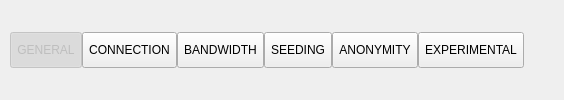
           <widget class="TabButtonPanel" name="settings_tab" native="true">
            <property name="sizePolicy">
             <sizepolicy hsizetype="Preferred" vsizetype="Preferred">
              <horstretch>0</horstretch>
              <verstretch>0</verstretch>
             </sizepolicy>
            </property>
            <property name="minimumSize">
             <size>
              <width>0</width>
              <height>0</height>
             </size>
            </property>
            <property name="styleSheet">
             <string notr="true"/>
            </property>
            <layout class="QHBoxLayout" name="horizontalLayout_9">
             <property name="spacing">
              <number>0</number>
             </property>
             <property name="leftMargin">
              <number>0</number>
             </property>
             <property name="topMargin">
              <number>0</number>
             </property>
             <property name="rightMargin">
              <number>0</number>
             </property>
             <property name="bottomMargin">
              <number>0</number>
             </property>
             <item>
              <spacer name="horizontalSpacer_11">
               <property name="orientation">
                <enum>Qt::Horizontal</enum>
               </property>
               <property name="sizeType">
                <enum>QSizePolicy::Fixed</enum>
               </property>
               <property name="sizeHint" stdset="0">
                <size>
                 <width>10</width>
                 <height>20</height>
                </size>
               </property>
              </spacer>
             </item>
             <item>
              <widget class="UnderlineTabButton" name="settings_general_button">
               <property name="enabled">
                <bool>false</bool>
               </property>
               <property name="sizePolicy">
                <sizepolicy hsizetype="Minimum" vsizetype="Fixed">
                 <horstretch>0</horstretch>
                 <verstretch>0</verstretch>
                </sizepolicy>
               </property>
               <property name="minimumSize">
                <size>
                 <width>0</width>
                 <height>36</height>
                </size>
               </property>
               <property name="maximumSize">
                <size>
                 <width>16777215</width>
                 <height>36</height>
                </size>
               </property>
               <property name="cursor">
                <cursorShape>PointingHandCursor</cursorShape>
               </property>
               <property name="styleSheet">
                <string notr="true"/>
               </property>
               <property name="text">
                <string>GENERAL</string>
               </property>
               <property name="checkable">
                <bool>true</bool>
               </property>
               <property name="checked">
                <bool>true</bool>
               </property>
              </widget>
             </item>
             <item>
              <widget class="UnderlineTabButton" name="settings_connection_button">
               <property name="sizePolicy">
                <sizepolicy hsizetype="Minimum" vsizetype="Fixed">
                 <horstretch>0</horstretch>
                 <verstretch>0</verstretch>
                </sizepolicy>
               </property>
               <property name="minimumSize">
                <size>
                 <width>0</width>
                 <height>36</height>
                </size>
               </property>
               <property name="maximumSize">
                <size>
                 <width>16777215</width>
                 <height>36</height>
                </size>
               </property>
               <property name="cursor">
                <cursorShape>PointingHandCursor</cursorShape>
               </property>
               <property name="styleSheet">
                <string notr="true"/>
               </property>
               <property name="text">
                <string>CONNECTION</string>
               </property>
               <property name="checkable">
                <bool>true</bool>
               </property>
              </widget>
             </item>
             <item>
              <widget class="UnderlineTabButton" name="settings_bandwidth_button">
               <property name="sizePolicy">
                <sizepolicy hsizetype="Minimum" vsizetype="Fixed">
                 <horstretch>0</horstretch>
                 <verstretch>0</verstretch>
                </sizepolicy>
               </property>
               <property name="minimumSize">
                <size>
                 <width>0</width>
                 <height>36</height>
                </size>
               </property>
               <property name="maximumSize">
                <size>
                 <width>16777215</width>
                 <height>36</height>
                </size>
               </property>
               <property name="cursor">
                <cursorShape>PointingHandCursor</cursorShape>
               </property>
               <property name="styleSheet">
                <string notr="true"/>
               </property>
               <property name="text">
                <string>BANDWIDTH</string>
               </property>
               <property name="checkable">
                <bool>true</bool>
               </property>
              </widget>
             </item>
             <item>
              <widget class="UnderlineTabButton" name="settings_seeding_button">
               <property name="sizePolicy">
                <sizepolicy hsizetype="Minimum" vsizetype="Fixed">
                 <horstretch>0</horstretch>
                 <verstretch>0</verstretch>
                </sizepolicy>
               </property>
               <property name="minimumSize">
                <size>
                 <width>0</width>
                 <height>36</height>
                </size>
               </property>
               <property name="cursor">
                <cursorShape>PointingHandCursor</cursorShape>
               </property>
               <property name="styleSheet">
                <string notr="true"/>
               </property>
               <property name="text">
                <string>SEEDING</string>
               </property>
               <property name="checkable">
                <bool>true</bool>
               </property>
              </widget>
             </item>
             <item>
              <widget class="UnderlineTabButton" name="settings_anonymity_button">
               <property name="sizePolicy">
                <sizepolicy hsizetype="Minimum" vsizetype="Fixed">
                 <horstretch>0</horstretch>
                 <verstretch>0</verstretch>
                </sizepolicy>
               </property>
               <property name="minimumSize">
                <size>
                 <width>0</width>
                 <height>36</height>
                </size>
               </property>
               <property name="maximumSize">
                <size>
                 <width>16777215</width>
                 <height>36</height>
                </size>
               </property>
               <property name="cursor">
                <cursorShape>PointingHandCursor</cursorShape>
               </property>
               <property name="styleSheet">
                <string notr="true"/>
               </property>
               <property name="text">
                <string>ANONYMITY</string>
               </property>
               <property name="checkable">
                <bool>true</bool>
               </property>
              </widget>
             </item>
             <item>
              <widget class="UnderlineTabButton" name="settings_experimental_button">
               <property name="sizePolicy">
                <sizepolicy hsizetype="Minimum" vsizetype="Fixed">
                 <horstretch>0</horstretch>
                 <verstretch>0</verstretch>
                </sizepolicy>
               </property>
               <property name="minimumSize">
                <size>
                 <width>0</width>
                 <height>36</height>
                </size>
               </property>
               <property name="maximumSize">
                <size>
                 <width>16777215</width>
                 <height>36</height>
                </size>
               </property>
               <property name="cursor">
                <cursorShape>PointingHandCursor</cursorShape>
               </property>
               <property name="styleSheet">
                <string notr="true"/>
               </property>
               <property name="text">
                <string>EXPERIMENTAL</string>
               </property>
               <property name="checkable">
                <bool>true</bool>
               </property>
              </widget>
             </item>
             <item>
              <spacer name="horizontalSpacer_10">
               <property name="orientation">
                <enum>Qt::Horizontal</enum>
               </property>
               <property name="sizeHint" stdset="0">
                <size>
                 <width>40</width>
                 <height>20</height>
                </size>
               </property>
              </spacer>
             </item>
            </layout>
           </widget>
